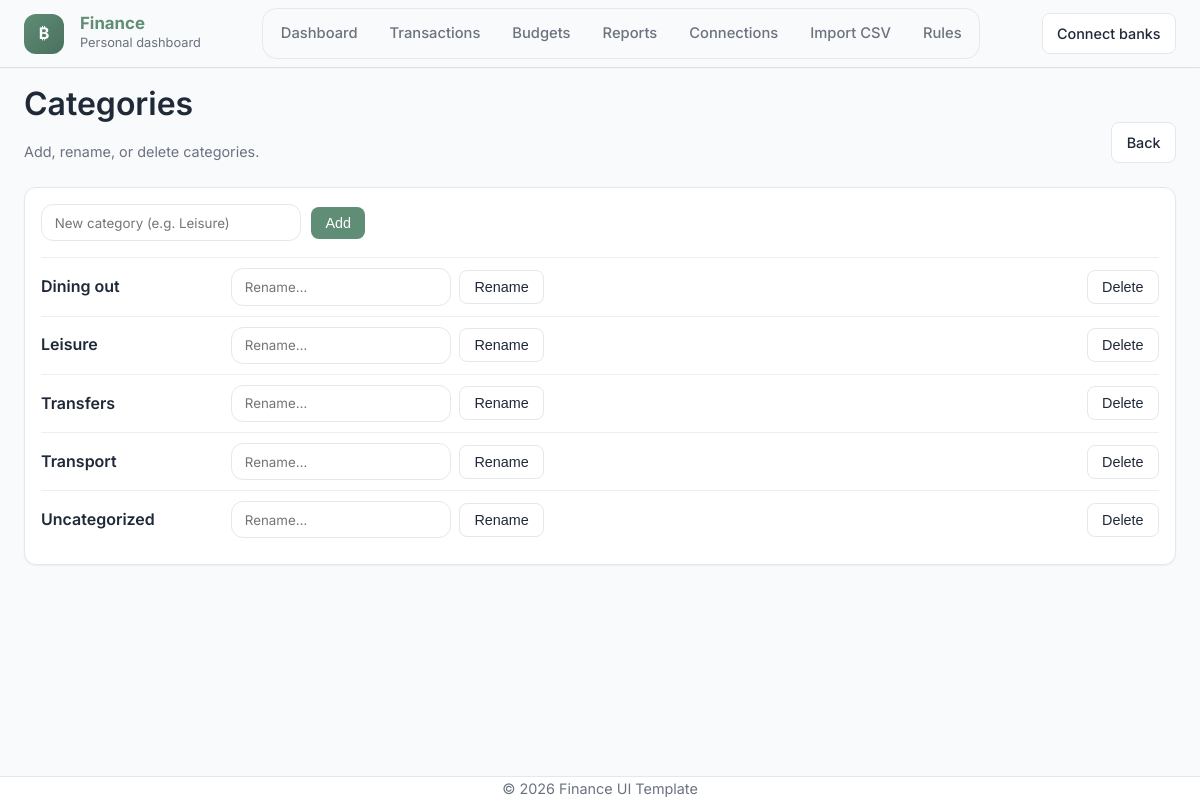
The page /categories on the database its author committed.
### models.py (models this page shows)
class Category(db.Model):
    id = db.Column(db.Integer, primary_key=True)
    name = db.Column(db.String(80), unique=True, nullable=False)
    transactions = db.relationship("Transaction", backref="category", lazy=True)

### app.py (the view)
@app.get("/categories")
def categories_page():
    categories = Category.query.order_by(Category.name.asc()).all()
    return render_template("categories.html", categories=categories)

### app.py (called while the page is built)
@app.context_processor
def inject_now():
    return {"current_year": date.today().year}

### templates/categories.html (shortened to what this page needs)
{% extends "base.html" %}
{% block content %}
<div class="card-header">
  <div>
    <h1>Categories</h1>
    <div class="kicker">Add, rename, or delete categories.</div>
  </div>
  <div class="toolbar">
    <a class="btn btn-outline btn-sm" href="{{ url_for('transactions') }}">Back</a>
  </div>
</div>
<div class="card" style="padding:16px;">
  <form method="post" action="{{ url_for('create_category') }}" style="display:flex; gap:10px; align-items:center; flex-wrap:wrap;">
    <input class="input" name="name" placeholder="New category (e.g. Leisure)" style="min-width:260px;" />
    <button class="btn btn-primary btn-sm" type="submit">Add</button>
  </form>
  <div style="margin-top:16px;">
    {% for c in categories %}
      <div style="display:flex; gap:10px; align-items:center; padding:10px 0; border-top:1px solid #eee;">
        <div style="min-width:180px; font-weight:600;">{{ c.name }}</div>
        <form method="post" action="{{ url_for('rename_category', cat_id=c.id) }}"
              style="display:flex; gap:8px; align-items:center; flex-wrap:wrap;">
          <input class="input" name="new_name" placeholder="Rename…" style="min-width:220px;" />
          <button class="btn btn-outline btn-sm" type="submit">Rename</button>
        </form>
        <form method="post" action="{{ url_for('delete_category', cat_id=c.id) }}" style="margin-left:auto;">
          <button class="btn btn-outline btn-sm" type="submit"
                  onclick="return confirm('Delete {{ c.name }}? Transactions will become Uncategorized.')">
            Delete
          </button>
        </form>
      </div>
    {% endfor %}
  </div>
</div>
{% endblock %}

### static/css/style.css (style rules this page uses)
:root { --color-bg: #F9FAFB; --color-surface: #FFFFFF; --color-primary: #5F8D76; --color-primary-dark: #4A705D; --color-secondary: #8DA9C4; --color-text-main: #1F2937; --color-text-muted: #6B7280; --color-accent: #D4A373; --color-border: #E5E7EB; --font-sans: 'Inter', 'Poppins', -apple-system, BlinkMacSystemFont, "Segoe UI", Roboto, sans-serif; --spacing-xs: 0.5rem; --spacing-sm: 1rem; --spacing-md: 1.5rem; --spacing-lg: 2rem; --spacing-xl: 3rem; --shadow-sm: 0 1px 2px 0 rgba(0, 0, 0, 0.05); --shadow-md: 0 4px 6px -1px rgba(0, 0, 0, 0.1), 0 2px 4px -1px rgba(0, 0, 0, 0.06); }
* { box-sizing: border-box; margin: 0; padding: 0; }
body { font-family: var(--font-sans); background-color: var(--color-bg); color: var(--color-text-main); line-height: 1.6; min-height: 100vh; display: flex; flex-direction: column; }
h1, h2, h3, h4, h5, h6 { font-weight: 600; line-height: 1.25; color: var(--color-text-main); margin-bottom: var(--spacing-sm); }
a { color: var(--color-primary); text-decoration: none; transition: color 0.2s; }
.btn { display: inline-block; padding: 0.75rem 1.5rem; border-radius: 0.5rem; font-weight: 500; cursor: pointer; border: none; font-size: 1rem; transition: all 0.2s ease; }
.btn-primary { background-color: var(--color-primary); color: white; }
.btn-outline { border: 1px solid var(--color-border); background: white; color: var(--color-text-main); }
.card { background: var(--color-surface); border-radius: 0.75rem; box-shadow: var(--shadow-sm); padding: var(--spacing-lg); border: 1px solid var(--color-border); transition: transform 0.2s, box-shadow 0.2s; }
.btn-sm { padding: .5rem .9rem; font-size: .9rem; }
.card-header { display:flex; align-items:flex-end; justify-content:space-between; gap: var(--spacing-md); margin-bottom: var(--spacing-md); flex-wrap: wrap; }
.kicker { color: var(--color-text-muted); font-size: .9rem; margin-top: .25rem; }
.input { border:1px solid var(--color-border); border-radius:.75rem; padding:.6rem .8rem; background: var(--color-surface); font-family: var(--font-sans); outline: none; }
.toolbar { display:flex; gap:.6rem; align-items:center; flex-wrap:wrap; }

### rows shown on the page
Category: name "Dining out"
Category: name "Leisure"
Category: name "Transfers"
Category: name "Transport"
Category: name "Uncategorized"
